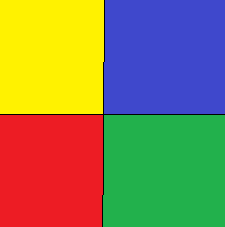
%> input picture Project/Tests/Test subjects/RGBY.bmp, 225 x 227 px; its folder holds only this picture in this run
$ octave --eval "RunTests;"   (GNU Octave 9; MATLAB toolbox functions it lacks are replaced by stand-ins)
%> lines starting %> are read from the running program, lines starting %| are printed output that depends on the picture
%> in Test_ColorBlindFix, CurrentImage is the input picture: size 227x225x3 uint8; mean R, G, B 138.3, 128.7, 83.2
### Project/Final/ColorBlindFix.m
function [ Ifinal , fileinfo , folderInfo ] = ColorBlindFix( ColorBlindType, OriginalPic_RGB )
%> called with ColorBlindType = 1
%% Summary

%{
    A generic function which gets a color blind type and an image.
    Returns a daltonize image and debug information about the result:
        ModificationConst,EdgeSize,Iterations...

    Types supported:
        ColorBlindType = 1  for protanopes
        ColorBlindType = 2  for deuteranopes
        ColorBlindType = 3  for tritanopic
%}

%% Initializing stage

%Get the current ErrorModification Matrix
M = GetDaltonizationMatrix( ColorBlindType );

%The amount of changing of M in each iteration
ModificationConst = 0.01;

%The max size of iterations for one edge
MaxEdgeIterations = 50;

%Initialize the SimilarPixes flag
ThereAreSimilarPixels = true;

%Initialize the edge size for CreateColorsVector()
CreateColorsVector_EdgeSize = 19;

%Initialize the edge size of the similarity Checker
InitialEdgeSize = 50;

%Initialize an iterations counter
iterations = 1;

disp(['--- Start daltonizing image with: ModificationConst=' num2str(ModificationConst) ' InitialEdgeSize=' num2str(InitialEdgeSize)]);

%% Create colors vectors

originalImage = double(OriginalPic_RGB);

%Create colors vector - consisting all colors in the pictures with a
%distance greater the the CreateColorsVector_EdgeSize
colorsVector = CreateColorsVector(originalImage , CreateColorsVector_EdgeSize);
colorsVector = reshape(colorsVector,[size(colorsVector,1) 1 3]);

%Simulating what color blind people see for the centers list
simulatedColorsVector = SimulateColorBlindImage(ColorBlindType,colorsVector);

%% Classify each color from the color vector, as belonging to Ccorrect or Cincorrect

disp('--- Classify each color from the color vector, as belonging to Ccorrect or Cincorrect');

%calculate errors between two RGB values
E = abs(colorsVector - double(simulatedColorsVector));

%Creating a binary mask  - ones for the colors that needs daltonize and
%zeros in the rest
Cand = (E > 55);
Cand = Cand(:,:,1) | Cand(:,:,2) | Cand(:,:,3);
Cand = repmat(Cand , [1 1 3]);

%Finding the colors that needs to daltonized
Cincorrect = colorsVector .* Cand;

%Finding the colors that don't need daltonize - the complement of I3
Ccorrect = colorsVector .* ~Cand;

%% Optimizing Performance

%For better performance we prepere the matrices that will be for all of
%iterations before the while loop

IcorrectColors = reshape(Ccorrect,size(Ccorrect,1)*size(Ccorrect,2),size(Ccorrect,3));

%Simulate the image shown by dichromats
DichI3 = SimulateColorBlindImage(ColorBlindType,Cincorrect);

%calculate errors between two RGB values
errorp = abs(Cincorrect - double(DichI3));

%% Start of iterations until a good transformation matrix will be found

EdgeSize = InitialEdgeSize;
err2mod = M;

disp('--- Start searching transformation matrix');

while (ThereAreSimilarPixels)

    %To avoid an infinity loop - we reducing the EdgeSize every X iterations
    if( mod(iterations , MaxEdgeIterations)==0 && EdgeSize > 3)
        EdgeSize = EdgeSize -2;
        err2mod = M;

        disp(strcat('---- Current iteration: ',num2str(iterations),' EdgeSize: ',num2str(EdgeSize)));
    end

    %Run daltonize function on the image that needs daltonize (Cincorrect)
    Cdalton = Daltonize(Cincorrect ,errorp, err2mod);

    %Simulating what protanopes people see
    Csimulated = SimulateColorBlindImage(ColorBlindType,Cdalton);

    %find similar pixels
    ThereAreSimilarPixels = CheckColorIntersection(reshape(Csimulated,size(Csimulated,1)*size(Csimulated,2),size(Csimulated,3)) , IcorrectColors , EdgeSize);

    %Keep counting iterations
    iterations = iterations + 1;

    % Adjust Daltonization Matrix according to Color Blind Type
    err2mod = AdjustDaltonizationMatrix(ColorBlindType,err2mod,ModificationConst);
end

disp(['--- Transformation matrix found in ' num2str(iterations) ' iterations']);

%% Produce the result image - by daltonizing the image using the founded transformation matrix

disp('--- Produce the result image by daltonizing the image using the founded transformation matrix');

%Daltonize the image using the correction matrix that we found
I2 = SimulateColorBlindImage(ColorBlindType,originalImage);    % Simulating what color blind people see
E = abs(originalImage - double(I2));                           % calculate errors between two RGB values
Ifinal = uint8( Daltonize(originalImage,E,err2mod) );

%% Produce the file path

%return the name info about the reult
folderInfo = ['DalIterOverColorsVec_InitialEdgeSize ',num2str(InitialEdgeSize)];
fileinfo = ['_iter',num2str(iterations),'_edge',num2str(EdgeSize),'_NoEnergy'];
end

### Project/Daltonize/RGB2Lab.m
function [L,a,b] = RGB2Lab(R,G,B)
%RGB2LAB Convert an image from RGB to CIELAB
%
% function [L, a, b] = RGB2Lab(R, G, B)
% function [L, a, b] = RGB2Lab(I)
% function I = RGB2Lab(...)
%
% RGB2Lab takes red, green, and blue matrices, or a single M x N x 3 image,
% and returns an image in the CIELAB color space.  RGB values can be
% either between 0 and 1 or between 0 and 255.  Values for L are in the
% range [0,100] while a and b are roughly in the range [-110,110].  The
% output is of type double.
%
% This transform is based on ITU-R Recommendation BT.709 using the D65
% white point reference. The error in transforming RGB -> Lab -> RGB is
% approximately 10^-5.
%
% See also LAB2RGB.

% By Mark Ruzon from C code by Yossi Rubner, 23 September 1997.
% Updated for MATLAB 5 28 January 1998.
% Updated for MATLAB 7 30 March 2009.

if nargin == 1
  B = double(R(:,:,3));
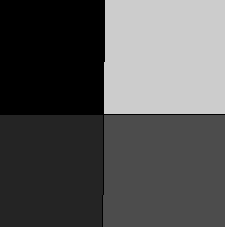
%> B: size 227x225 double; min 0, max 204, mean 83.2
  G = double(R(:,:,2));
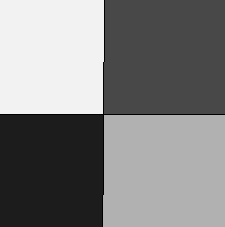
%> G: size 227x225 double; min 0, max 242, mean 128.7
  R = double(R(:,:,1));
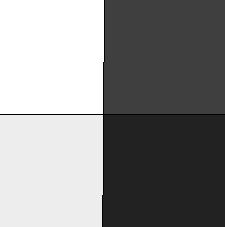
%> R: size 227x225 double; min 0, max 255, mean 138.3
end

if max(max(R)) > 1.0 || max(max(G)) > 1.0 || max(max(B)) > 1.0
  R = double(R) / 255;
  G = double(G) / 255;
  B = double(B) / 255;
end

% Set a threshold
T = 0.008856;

[M, N] = size(R);
s = M * N;
RGB = [reshape(R,1,s); reshape(G,1,s); reshape(B,1,s)];

% RGB to XYZ
MAT = [0.412453 0.357580 0.180423;
       0.212671 0.715160 0.072169;
       0.019334 0.119193 0.950227];
XYZ = MAT * RGB;

% Normalize for D65 white point
X = XYZ(1,:) / 0.950456;
Y = XYZ(2,:);
Z = XYZ(3,:) / 1.088754;

XT = X > T;
%> XT = 51075 logical values, 50624 true
YT = Y > T;
%> YT = 51075 logical values, 50624 true
ZT = Z > T;
%> ZT = 51075 logical values, 50624 true

Y3 = Y.^(1/3);

fX = XT .* X.^(1/3) + (~XT) .* (7.787 .* X + 16/116);
fY = YT .* Y3 + (~YT) .* (7.787 .* Y + 16/116);
fZ = ZT .* Z.^(1/3) + (~ZT) .* (7.787 .* Z + 16/116);

L = reshape(YT .* (116 * Y3 - 16.0) + (~YT) .* (903.3 * Y), M, N);
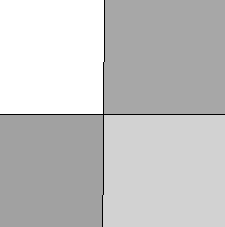
%> L: size 227x225 double; min 0, max 95.64, mean 73.5; drawn with min black and max white
a = reshape(500 * (fX - fY), M, N);
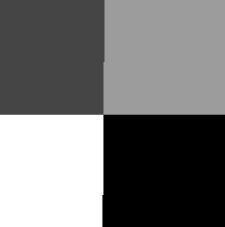
%> a: size 227x225 double; min -47.99, max 59.57, mean 1.2; drawn with min black and max white
b = reshape(200 * (fY - fZ), M, N);

if nargout < 2
  L = cat(3,L,a,b);
%> L: size 227x225x3 double
%> (the rest of the program and of its run is left out)
